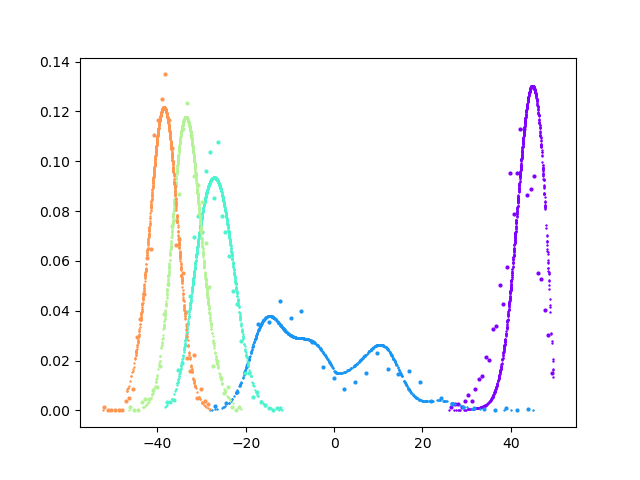

The Python source for this figure:
from __future__ import print_function
import pandas as pd
import numpy as np
import random
import math
import pickle
from numpy.polynomial.hermite import hermgauss
#import tensorflow as tf
import tensorflow.compat.v1 as tf
tf.disable_v2_behavior()
from femodel_tf_optimizer import femodel_tf_optimizer
import os, sys
import argparse


class femodel(femodel_tf_optimizer):
    """
    Class to optimize analytic binding free energy model with Tensorflow
    """
    kBT = 1.986e-3*300.0
    epsim = tf.constant(1.e-8, dtype=tf.float64)
    
    """    
    Rational soft-core function.

    Special case: when $u_c = 0$, 
    $$
    u_{\rm sc,0}(u)=
    \begin{cases}
    u                                                         & u \le 0 \\
    u_{\rm max} f_{\rm sc}(y)                                 & u  >  0
    \end{cases}
    $$
    with
    $$
    y = \frac{u}{u_{\rm max}}
    $$
    $$
    f_{\rm sc}(y) = \frac{z(y)^{a}-1}{z(y)^{a}+1} \, ,
    $$
    and
    $$
    z(y)=1+2 y/a + 2 (y/a)^2
    $$
    
    Inverse: $u = u_{\rm sc,0}$ for $u \le 0$. For $u > 0$:
    $$
    f_{\rm sc} = u_{\rm sc,0}/{u_{\rm max}}
    $$
    $$
    z = \left( \frac{1 + f_{\rm sc}}{1 - f_{\rm sc}}  \right)^(1/a)
    $$
    y = \frac{a}{2} \left( \sqrt{2 z - 1} -1  \right)
    $$
    $$
    u = u_{\rm max} y
    $$

    The derivative is:
    $$
    \frac{d u_{\rm sc,0}(u) }{du} = \frac{4 z^{a - 1}{(z^a + 1)^2} ( 1 + 2 \frac{y}{a} )
    $$
    for $u > 0$ and $1$ otherwise

    The general case $u_c \ne 0$ is obtained by shifting $u_{\rm sc}(u)$ up by $u_c$ and right by $u_c$:
    $$
    u_{\rm sc}(u) = u_{\rm sc,0}(u - u_c) + u_c
    $$
    For consistency, $u_{\rm max}$ is also shifted up by $u_c$. So the general case $u_c \ne 0$ is obtained
    by the special case $u_c = 0$ by the replacements
    $$
    u \rightarrow u - u_c
    $$
    $$
    u_{\rm max} \rightarrow u_{\rm max} - u_c
    $$

    Inverse for the general case: same as for the special case with the replacements above and:
    $$
    u = ( u_{\rm max} - u_c ) y + u_c
    $$

    Using the chain rule, the derivative for the general case has the same expression as the special case
    with the same replacements.
    

    """
    alphasc = tf.constant(1./16.,dtype=tf.float64)
    umaxsc = tf.constant(50.0/kBT, dtype=tf.float64)
    ubcore = tf.constant(0.0/kBT, dtype=tf.float64)
    def inverse_soft_core_function(self,usc):
        uno = tf.ones([tf.size(usc)], dtype=tf.float64)
        usc_safe1 = tf.where(usc < femodel.ubcore + femodel.epsim,       uno*(femodel.ubcore + femodel.epsim), usc)
        usc_safe2 = tf.where(usc_safe1 > femodel.umaxsc - femodel.epsim, uno*(femodel.umaxsc - femodel.epsim), usc_safe1)
        fsc = (usc_safe2-femodel.ubcore)/(femodel.umaxsc-femodel.ubcore)
        z = tf.math.pow((1.+fsc)/(1.-fsc), 1./femodel.alphasc)
        y = 0.5*femodel.alphasc*(-1.0 + tf.math.sqrt(2.*z - 1.))
        return tf.where(usc <= femodel.ubcore,
                        usc,
                        femodel.ubcore + (femodel.umaxsc - femodel.ubcore)*y)
    
    def der_soft_core_function(self,u):# dusc/du
        y = (u - femodel.ubcore)/(femodel.umaxsc-femodel.ubcore)
        z = 1 + 2.*y/femodel.alphasc + 2.*tf.math.pow(y/femodel.alphasc,2)
        za = tf.math.pow(z,femodel.alphasc)
        return tf.where(u <= femodel.ubcore,
                        tf.ones([tf.size(u)], dtype=tf.float64),
                        (4*(za/z)/tf.math.pow((za+1),2))*(1 + 2.*y/femodel.alphasc))

    def alchemical_potential_x(self, lmbds, xscbind):
        return tf.math.log(1. + tf.math.exp(- (xscbind[:,None]-lmbds['u0'][None,:]) * lmbds['alpha'][None,:])) * ((lmbds['Lambda2'][None,:] - lmbds['Lambda1'][None,:])/(lmbds['alpha'][None,:]+self.eps)) + xscbind[:,None] * lmbds['Lambda2'][None,:] + lmbds['w0'][None,:]
    
    def alchemical_potential(self, lmbds, uscbind):
        # self.eps is there to cover the case lambda1 = lambda2 and alpha = 0 in which case we have a linear alchemical potential
        return ((lmbds['Lambda2'] - lmbds['Lambda1'])/(lmbds['alpha']+self.eps))*tf.math.log(1. + tf.math.exp(-lmbds['alpha']*(uscbind-lmbds['u0']))) + lmbds['Lambda2']*uscbind + lmbds['w0']

if __name__ == '__main__':

    parser = argparse.ArgumentParser()
    parser.add_argument("-o", "--optimize", action="store_true", default=0,
                        help="Optimize parameters. Otherwise plot only.")
    parser.add_argument("-c", "--ncycles", type=int, default=100,
                        help="Number of optimization cycles")
    parser.add_argument("-n", "--nsteps", type=int, default=10,
                        help="Number of optimization steps in each cycle")
    parser.add_argument("-r", "--restart", action="store_true", default=0,
                        help="Restart optimization from the parameters saved in the pickle restart file")
    parser.add_argument("-b", "--basename",
                        help="Basename of the optimization job. Defaults to basename of this script.")
    parser.add_argument("-d", "--datafile", default="repl.cycle.potE.temp.lambda.ebind.lambda1.lambda2.alpha.u0.w0.dat",
                        help="Data file")
    parser.add_argument("-l", "--leg", type=float, default=1.0,
                        help="Value of state ID at which to plot the distributions")
    parser.add_argument("-s", "--stateID", nargs="+", type=int, default=0,
                        help="Values of state ID at which to plot the distributions")
    args = parser.parse_args()
    
    restart = args.restart
    production = args.optimize
    testarea = not production

    if args.basename:
        basename = args.basename
    else:
        basename = os.path.basename(os.path.splitext(sys.argv[0])[0])
        
    datafile = args.datafile
    ncycles = args.ncycles
    nsteps = args.nsteps
    states = args.stateID
    
    leg = args.leg

    print("Leg = ", leg)
    if leg == 1:
        direction = leg
    else:
        direction = -1.0
    print("Direction = ", direction)

    sdm_data_raw = pd.read_csv(datafile, delim_whitespace=True,
                           header=None,names=["cycle", "stateID", "temp", "direct", "Lambda1",
                                              "Lambda2", "alpha", "u0", "w0", "potE", "ebind", "bias"])

    lam_col = []
    for row in sdm_data_raw['stateID']:
        lam = 0.05*row
        if (lam > 0.5):
            lam = lam - 0.05
        lam_col.append(lam)

    sdm_data_raw.insert(2, "Lambda", lam_col)

    #print(sdm_data_raw)

    sdm_data = sdm_data_raw[sdm_data_raw["direct"] == direction]

    #print(sdm_data)

    temperature = 300.0
    kT = 1.986e-3*temperature # [kcal/mol]
    beta = 1./kT

    nmodes = 3

    reference_params = {}
    reference_params['ub'] = [  -24.4*beta, -9.89*beta, 5.93*beta ]
    reference_params['sb'] = [ 2.97*beta,  4.00*beta, 5.05*beta ]
    reference_params['pb'] = [ 2.92e-9, 1.40e-9, 5.04e-28 ]
    reference_params['elj'] = [ 1.1*beta, 1.1*beta, 1.1*beta ]
    reference_params['uce'] = [ 1.1,    1.1, 1.1 ]
    reference_params['nl']  = [   10,    20, 30 ]
    reference_params['wg'] =  [ 2.65e-5, 5.61e-2, 9.44e-1 ]
    
    scale_params = {}
    scale_params['ub'] =  [ 1.*beta, 1.*beta, 1.*beta ]
    scale_params['sb'] =  [ 0.1*beta, 0.1*beta, 0.1*beta ]
    scale_params['pb'] =  [ 1.e-9, 1.e-9, 1.e-28  ]
    scale_params['elj'] = [ 1*beta, 1*beta, 1*beta ]
    scale_params['uce'] = [ 1, 1, 1 ]
    scale_params['nl']  = [ 1, 1, 1 ]
    scale_params['wg'] =  [ 1.e-5, 1.e-2, 1.e-1 ]


    range_params = {}
    range_params['ub'] = [ (-30*beta, 30.0*beta), (-30.0*beta, 30.0*beta), (-30.0*beta, 30.0*beta) ]
    range_params['sb'] = [ (2.0*beta, 8.0*beta), (2.0*beta, 8.0*beta), (2.0*beta, 8.0*beta) ]
    range_params['pb'] = [ (0.0, 1.0), (0.0, 1.0), (0.0, 1.0) ]
    range_params['elj'] = [ (1*beta, 20.0*beta), (1*beta, 20.0*beta), (1*beta, 20.0*beta) ]
    range_params['uce'] = [ (1.0, 10.0), (1.0, 10.0), (1.0, 10.0) ]
    range_params['nl'] = [ (3.0, 60.0), (3.0, 60.0), (3.0, 60.0) ]
    
    learning_rate = 0.05

    discard = 500
    
    xparams = {}
    if restart:
        with open(basename + '.pickle', 'rb') as f:
            best_ubx, best_sbx, best_pbx, best_ex, best_ucx, best_nlx, best_wgx = pickle.load(f)
            xparams['ub'] = best_ubx
            xparams['sb'] = best_sbx
            xparams['pb'] = best_pbx
            xparams['elj']   = best_ex
            xparams['uce']  = best_ucx
            xparams['nl']  = best_nlx
            xparams['wg'] = best_wgx
    else:
        xparams['ub']  = [0. for i in range(nmodes) ]
        xparams['sb']  = [0. for i in range(nmodes) ]
        xparams['pb']  = [0. for i in range(nmodes) ]
        xparams['elj']   = [0. for i in range(nmodes) ]
        xparams['uce']  = [0. for i in range(nmodes) ]
        xparams['nl']  = [0. for i in range(nmodes) ]
        xparams['wg']  = [0. for i in range(nmodes) ]

    fe_optimizer = femodel(sdm_data, reference_params, temperature, range_params=range_params,
                  xparams=xparams, scale_params=scale_params, discard=discard, learning_rate=learning_rate)
                                        
    variables = [ fe_optimizer.ubx_t, fe_optimizer.sbx_t , fe_optimizer.ex_t, fe_optimizer.ucx_t, fe_optimizer.nlx_t, fe_optimizer.wgx_t, fe_optimizer.pbx_t ]
    
    #----- test area ----------------

    tf.logging.set_verbosity(tf.logging.ERROR)
    
    if testarea:
        with tf.Session() as sess:
            sess.run(fe_optimizer.init)
            ll = sess.run(fe_optimizer.cost)
            uv = sess.run(fe_optimizer.u)
            uscv = sess.run(fe_optimizer.usc)
            p0v = sess.run(tf.squeeze(fe_optimizer.p0))
            p0scv = sess.run(tf.squeeze(fe_optimizer.p0sc))
            pklv = sess.run(tf.squeeze(fe_optimizer.pkl))
            xscv = sess.run(fe_optimizer.xsc)
            p0scxv = sess.run(tf.squeeze(fe_optimizer.p0scx))
            sts = sess.run(fe_optimizer.lambdas['stateID'])
            upscv = sess.run(fe_optimizer.upsc)
            klv = sess.run(tf.squeeze(fe_optimizer.kl))


            best_ubx = sess.run(fe_optimizer.ubx_t)
            best_sbx = sess.run(fe_optimizer.sbx_t)
            best_pbx = sess.run(fe_optimizer.pbx_t)
            best_ex  = sess.run(fe_optimizer.ex_t)
            best_ucx = sess.run(fe_optimizer.ucx_t)
            best_nlx = sess.run(fe_optimizer.nlx_t)
            best_wgx = sess.run(fe_optimizer.wgx_t)
                        
            best_ub = sess.run(fe_optimizer.ub_t)
            best_sb = sess.run(fe_optimizer.sb_t)
            best_pb = sess.run(fe_optimizer.pb_t)
            best_elj  = sess.run(fe_optimizer.elj_t)
            best_uce = sess.run(fe_optimizer.uce_t)
            best_nl = sess.run(fe_optimizer.nl_t)
            best_wg = sess.run(fe_optimizer.wg_t)
            
            print("Optimized Cost =", ll)
            print("Parameters:")
            print("wg = ", best_wg/np.sum(best_wg))
            results = fe_optimizer.applyunits(best_ub, best_sb, best_pb, best_elj, best_uce, best_nl)
            params = ["ub", "sb", "pb", "elj", "uce", "nl"]
            for mode, item in enumerate(results):
                string = ""
                for value in item:
                    string = string + str(value) + " "
                print(params[mode] + " = [" + string + "]")
            print("-------------------------------------------------------------------------")


        # plot
        import matplotlib
        import matplotlib.pyplot as plt
        fig, ax = plt.subplots()
        color = iter(plt.cm.rainbow(np.linspace(0, 1, len(states) + 1)))
        for state in states:
            mask = abs(sts - state) < 1.e-6
            hist, bin_edges = np.histogram(uscv[mask]*kT, bins=30, density=True)
            nh = len(hist)
            dx = bin_edges[1] - bin_edges[0]
            xp = bin_edges[0:nh] + 0.5*dx
            c = next(color)
            ax.plot(xp, hist, 'o', markersize = 2, c=c)
            ax.plot(uscv[mask]*kT, pklv[mask]/kT, '+', markersize = 1, c=c)
            #ax.set_xlim([-40*kT,200*kT])
        #plt.show()
        plt.savefig(basename + ".png")



    #------- training area ----------------------

    if production:
        with tf.Session() as sess:
    
            sess.run(fe_optimizer.init)
            fe_optimizer.opt = fe_optimizer.optimizer.minimize(fe_optimizer.cost, var_list = variables)
            sess.graph.finalize()
            ll = sess.run(fe_optimizer.cost)

            best_loss = ll
            best_ubx = sess.run(fe_optimizer.ubx_t)
            best_sbx = sess.run(fe_optimizer.sbx_t)
            best_pbx = sess.run(fe_optimizer.pbx_t)
            best_ex  = sess.run(fe_optimizer.ex_t)
            best_ucx = sess.run(fe_optimizer.ucx_t)
            best_nlx = sess.run(fe_optimizer.nlx_t)
            best_wgx = sess.run(fe_optimizer.wgx_t)
            
            best_ub = sess.run(fe_optimizer.ub_t)
            best_sb = sess.run(fe_optimizer.sb_t)
            best_pb = sess.run(fe_optimizer.pb_t)
            best_elj  = sess.run(fe_optimizer.elj_t)
            best_uce = sess.run(fe_optimizer.uce_t)
            best_nl = sess.run(fe_optimizer.nl_t)
            best_wg = sess.run(fe_optimizer.wg_t)
            
            gubx = sess.run(fe_optimizer.gubx_t)
            gsbx = sess.run(fe_optimizer.gsbx_t)
            gpbx = sess.run(fe_optimizer.gpbx_t)
            gex = sess.run(fe_optimizer.gex_t)
            gucx = sess.run(fe_optimizer.gucx_t)
            gnlx = sess.run(fe_optimizer.gnlx_t)
            gwgx = sess.run(fe_optimizer.gwgx_t)
            print("Gradients:")
            print(gubx,gsbx,gpbx,gex,gucx,gnlx,gwgx)
            
            print("Start Cost =", ll)
            print("Parameters:")
            print("wg = ", best_wg)

            results = fe_optimizer.applyunits(best_ub, best_sb, best_pb, best_elj, best_uce, best_nl)
            params = ["ub", "sb", "pb", "elj", "uce", "nl"]
            for mode, item in enumerate(results):
                string = ""
                for value in item:
                    string = string + str(value) + " "
                print(params[mode] + " = [" + string + "]")

            print("---------------------------------------")
        
            for step in range(ncycles):
                for i in range(nsteps):
                    #sess.run(fe_optimizer.train) #all variables optimized
                    sess.run(fe_optimizer.opt) #only selected variables are optimized
                gubx = sess.run(fe_optimizer.gubx_t)
                gsbx = sess.run(fe_optimizer.gsbx_t)
                gpbx = sess.run(fe_optimizer.gpbx_t)
                gex = sess.run(fe_optimizer.gex_t)
                gucx = sess.run(fe_optimizer.gucx_t)
                gnlx = sess.run(fe_optimizer.gnlx_t)
                gwgx = sess.run(fe_optimizer.gwgx_t)
                notok = ( np.any(np.isnan(gubx)) or
                          np.any(np.isnan(gsbx)) or
                          np.any(np.isnan(gpbx)) or
                          np.any(np.isnan(gex))  or
                          np.any(np.isnan(gucx)) or
                          np.any(np.isnan(gnlx)) or
                          np.any(np.isnan(gwgx)) )
                

                print("Gradients:")
                print(gubx,gsbx,gpbx,gex,gucx,gnlx,gwgx)
                if notok:
                    print("Gradient error")
                    break
                ll = sess.run(fe_optimizer.cost)

                l_ubx = sess.run(fe_optimizer.ubx_t)
                l_sbx = sess.run(fe_optimizer.sbx_t)
                l_pbx = sess.run(fe_optimizer.pbx_t)
                l_ex  = sess.run(fe_optimizer.ex_t)
                l_ucx = sess.run(fe_optimizer.ucx_t)
                l_nlx = sess.run(fe_optimizer.nlx_t)
                l_wgx = sess.run(fe_optimizer.wgx_t)
            
                l_ub = sess.run(fe_optimizer.ub_t)
                l_sb = sess.run(fe_optimizer.sb_t)
                l_pb = sess.run(fe_optimizer.pb_t)
                l_elj = sess.run(fe_optimizer.elj_t)
                l_uce = sess.run(fe_optimizer.uce_t)
                l_nl = sess.run(fe_optimizer.nl_t)
                l_wg = sess.run(fe_optimizer.wg_t)
                
                if( ll < best_loss ):
                    best_loss = ll
                
                    best_ubx = l_ubx 
                    best_sbx = l_sbx
                    best_pbx = l_pbx
                    best_ex  = l_ex 
                    best_ucx = l_ucx
                    best_nlx = l_nlx 
                    best_wgx = l_wgx

                    best_ub  = l_ub  
                    best_sb  = l_sb 
                    best_pb  = l_pb 
                    best_elj = l_elj
                    best_uce = l_uce
                    best_nl  = l_nl   
                    best_wg  = l_wg
    

                print(step, "Cost =", ll)
                print("Parameters:")
                print("wg = ", l_wg)
                results = fe_optimizer.applyunits(l_ub, l_sb, l_pb, l_elj, l_uce, l_nl)
                params = ["ub", "sb", "pb", "elj", "uce", "nl"]
                for mode, item in enumerate(results):
                    string = ""
                    for value in item:
                        string = string + str(value) + " "
                    print(params[mode] + " = [" + string + "]") 

                print("----------------------------------------------------")

                with open(basename + '.pickle', 'wb') as f:
                    pickle.dump([best_ubx, best_sbx, best_pbx, best_ex, best_ucx, best_nlx, best_wgx],f)


                
            print("----------- End of Optimization -----------", basename);
            print("Optimized Cost =", best_loss)
            print("wg = ", best_wg/np.sum(best_wg))
            results = fe_optimizer.applyunits(best_ub, best_sb, best_pb, best_elj, best_uce, best_nl)
            params = ["ub", "sb", "pb", "elj", "uce", "nl"]
            for mode, item in enumerate(results):
                string = ""
                for value in item:
                    string = string + str(value) + " "
                print(params[mode] + " = [" + string + "]")
